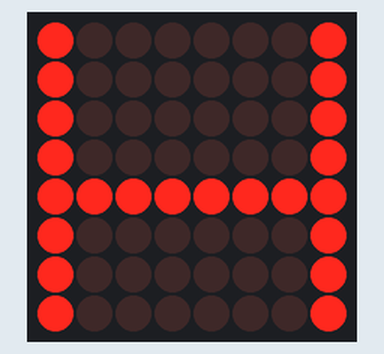
Bench run of a sketch on a simulated Arduino Uno, built with avr-gcc and run on an emulated ATmega328P. Shown: 8×8 LED matrix.

Above: at 0.1 s.

The sketch:

dot_matrix_max7219.ino
```cpp
#include "LedControl.h"
#include "binary.h"

LedControl lc = LedControl(12, 11, 10, 1);

unsigned long delaytime = 1000;

// happy face
byte hf[8] = { B00111100, B01000010, B10100101, B10000001, B10100101, B10011001, B01000010, B00111100 };
// neutral face
byte nf[8] = { B00111100, B01000010, B10100101, B10000001, B10111101, B10000001, B01000010, B00111100 };
// sad face
byte sf[8] = { B00111100, B01000010, B10100101, B10000001, B10011001, B10100101, B01000010, B00111100 };
// H
byte letterH[3] = { B11111111, B11111111, B11111111 };


void setup() {
  // put your setup code here, to run once:
  lc.shutdown(0, false);
  // Set brightness to a medium value
  lc.setIntensity(0, 8);
  // Clear the display
  lc.clearDisplay(0);
}

void loop() {
  // put your main code here, to run repeatedly:
  //setLed(addr, row, col, state)
  //setRow(addr, row, value)
  //setCol(addr, column, value)

  // Letter H
  lc.setColumn(0, 0, letterH[0]);
  lc.setColumn(0, 7, letterH[1]);
  lc.setRow(0, 4, letterH[2]);


  //   // sad face
  //   lc.setRow(0, 0, sf[0]);
  //   lc.setRow(0, 1, sf[1]);
  //   lc.setRow(0, 2, sf[2]);
  //   lc.setRow(0, 3, sf[3]);
  //   lc.setRow(0, 4, sf[4]);
  //   lc.setRow(0, 5, sf[5]);
  //   lc.setRow(0, 6, sf[6]);
  //   lc.setRow(0, 7, sf[7]);
  //   delay(delaytime);
}
```
